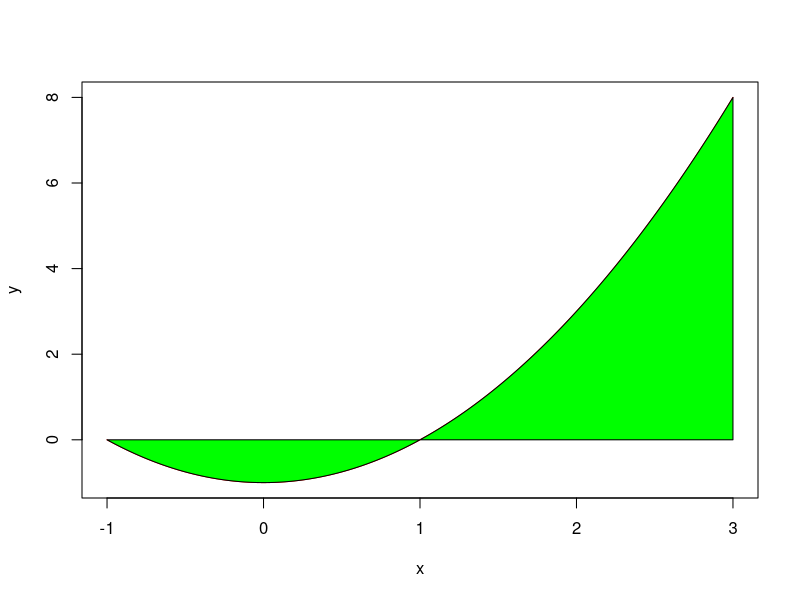

Here is the R script that generated this plot:
#if (!require("ggplot2")) install.packages("ggplot2")
#library(ggplot2)

#in order to run source("test3.R", echo=TRUE)
#
#f <- function(x) x^2
#
#x <- seq(from = 0, to =5, length = 100)
#
#curve(f, from = min(x), to = max(x) , col="green", lwd=2, main= "something" )
#
#xlabel("x-axis")
#ylabel("y-axis")

#method 2

f <- function(x) x^2-1

x <- seq(from = -1, to = 3, length = 1000)

y <- f(x) 

pole_pod_wykresem <-function(X,Y,a,b){
	j <- 1
	sum <- 0
	redX <- c()
	redY <- c()
	for (i in tail(X, -1)){
		if (a<=X[j]&X[j+1]<=b){
			sum <- sum+(X[j+1]-X[j])*(Y[j]+Y[j+1])/2
			redX <- c(redX, X[j])
			redY <- c(redY, Y[j])
		}
		if (X[j]<=b&!X[j+1]<=b){
			redX <- c(redX, X[j])
			redY <- c(redY, Y[j])
		}
		j <- j+1
	}
	if (X[j]<=b){
		redX <- c(redX, X[j])
		redY <- c(redY, Y[j])
	}
	redX <- c(redX, max(redX))
	redX <- c(redX, min(redX))
	redY <- c(redY, 0)
	redY <- c(redY, 0)
	polygon(redX, redY, col="green")
	return(sum)
}

plot (x, y, type = "l", col="red")
pole_pod_wykresem(x, y, -1, 3)
